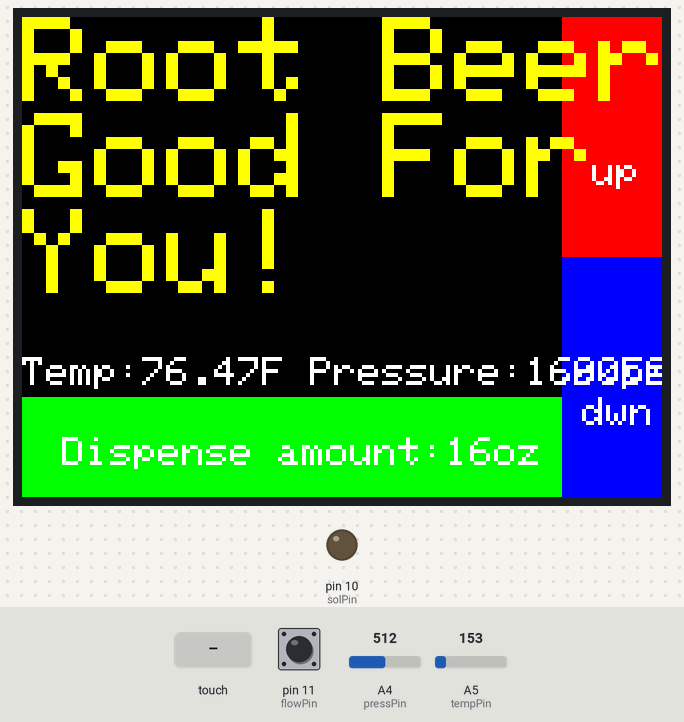
Simulated run of this sketch. Board: Arduino Nano, built with avr-gcc and run on an emulated ATmega328P. On the bench: 320×240 colour display, output pins drawn as LEDs (lit = HIGH). The inputs (shaded band) are chosen by the test bench; at power-on: pin 11 (flowPin) HIGH, A4 (pressPin) = 512, A5 (tempPin) = 153.

Above: at 0.5 s.
At 1.8 s:
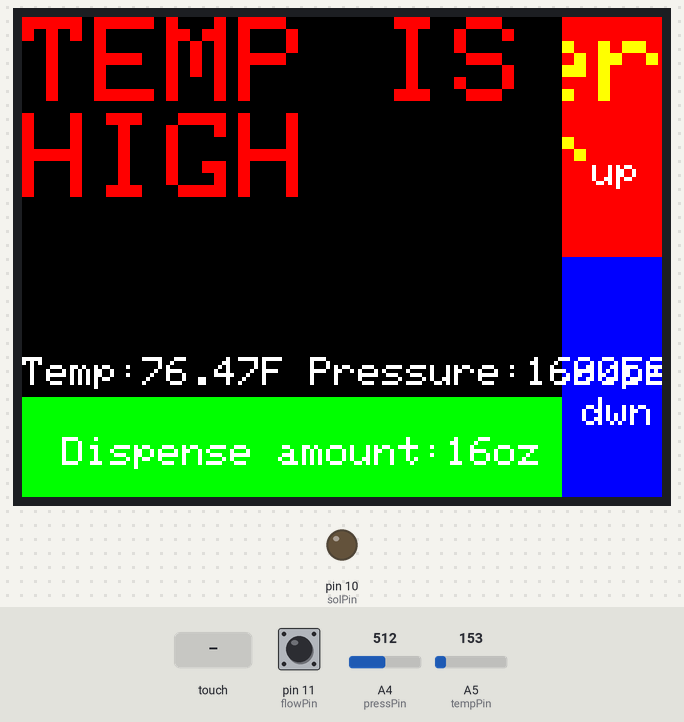
1.9 s: touch panel pressed at 87 % / 30 % of its raw x / y range
At 2.6 s:
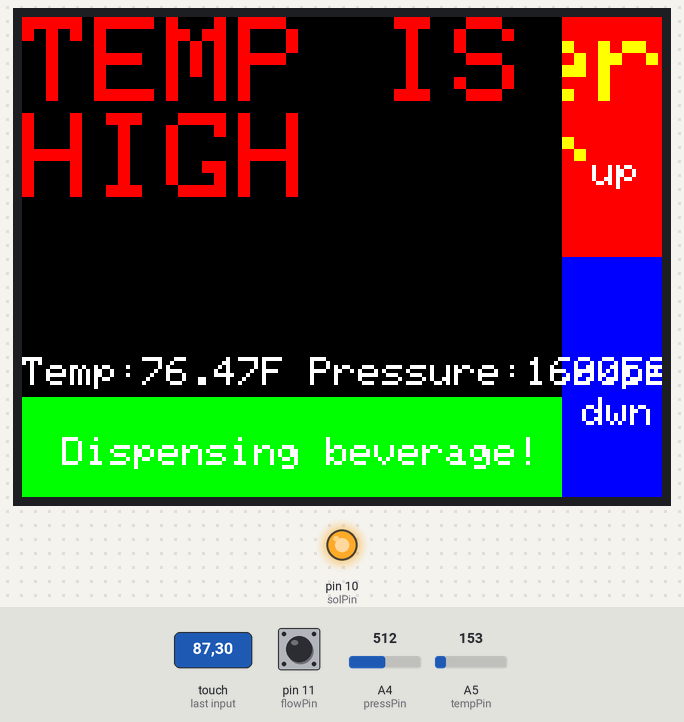
Timing chart, 0 to 4.9 s (numbered marks = the images above; inputs shaded):
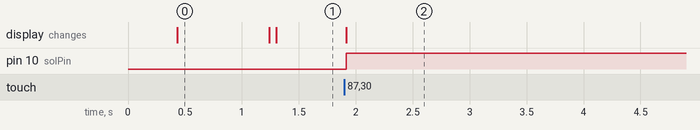

Measured:
- after the input at 1.9 s, pin 10 (solPin): LOW → HIGH at once; the display: changes at once (image 2)
- what the display in image 0 shows lasts 0.8 s, from 0.4 s to 1.2 s

The sketch:

SmartrKeg.ino
```cpp
//Name: David Zhu
//SID: 861236820
#include <Adafruit_GFX.h>    // Core graphics library
#include <Adafruit_TFTLCD.h> // Hardware-specific library
#include <TouchScreen.h>

#if defined(__SAM3X8E__)
    #undef __FlashStringHelper::F(string_literal)
    #define F(string_literal) string_literal
#endif

//pins used for touchscreen
#define YP A3
#define XM A2
#define YM 9
#define XP 8

#define TS_MINX 150
#define TS_MINY 120
#define TS_MAXX 920
#define TS_MAXY 940

TouchScreen ts = TouchScreen(XP, YP, XM, YM, 300);

//pins used for display
#define LCD_CS A3
#define LCD_CD A2
#define LCD_WR A1
#define LCD_RD A0
#define LCD_RESET A6

//Commonly used colors
#define BLACK   0x0000
#define BLUE    0x001F
#define RED     0xF800
#define GREEN   0x07E0
#define CYAN    0x07FF
#define MAGENTA 0xF81F
#define YELLOW  0xFFE0
#define WHITE   0xFFFF


Adafruit_TFTLCD tft(LCD_CS, LCD_CD, LCD_WR, LCD_RD, LCD_RESET);

#define BOXSIZE 40
#define PENRADIUS 3

#define tempPin  A5
#define pressPin A4
#define solPin   10
#define flowPin  11

int dispenseAmount = 16; //amount to dispense
int buttonPress = 0; //detects if "dispense" button has been pressed
float temp = 70.0; //temperature within the keg
float pres = 0.0; //pressure within the keg
char description[100] = "Root Beer IsGood For    You!";

//Library code for the flow meter
volatile uint16_t pulses = 0;
 // track the state of the pulse pin
volatile uint8_t lastflowpinstate;
// you can try to keep time of how long it is between pulses
volatile uint32_t lastflowratetimer = 0;
// and use that to calculate a flow rate
volatile float flowrate;
// Interrupt is called once a millisecond, looks for any pulses from the sensor!

SIGNAL(TIMER0_COMPA_vect) {
   uint8_t x = digitalRead(flowPin);
   if (x == lastflowpinstate) {
     lastflowratetimer++;
     return; // nothing changed!
   }
   if (x == HIGH) {
     //low to high transition!
     pulses++;
   }
   lastflowpinstate = x;
   flowrate = 1000.0;
   flowrate /= lastflowratetimer;  // in hertz
   lastflowratetimer = 0;
}

void useInterrupt(boolean v) {
  if (v) {
    // Timer0 is already used for millis() - we'll just interrupt somewhere
    // in the middle and call the "Compare A" function above
    OCR0A = 0xAF;
    TIMSK0 |= _BV(OCIE0A);
  } else {
    // do not call the interrupt function COMPA anymore
    TIMSK0 &= ~_BV(OCIE0A);
  }
}

//Refreshes the "dispense" button area
void refreshDispense()
{
    tft.fillRect(0, tft.height()-50, tft.width()-50, 50, GREEN);
    tft.setTextColor(WHITE);
    tft.setTextSize(2);
    tft.setCursor(tft.width()/2-140, tft.height()-30);
    tft.print("Dispense amount:");
    tft.print(dispenseAmount);
    tft.print("oz");
}

//Overwrites the description area with a low pressure error
void refreshPressErr()
{
    tft.fillRect(0, 0, tft.width()-50, tft.height()-70, BLACK);
    tft.setCursor(0, 0);
    tft.setTextSize(6);
    tft.setTextColor(RED);
    tft.print("PRESSURE IS \nLOW    ");
}

//Overwrites the description area with a high temperature error
void refreshTempErr()
{
    tft.fillRect(0, 0, tft.width()-50, tft.height()-70, BLACK);
    tft.setCursor(0, 0);
    tft.setTextSize(6);
    tft.setTextColor(RED);
    tft.print("TEMP IS \nHIGH    ");
}

//Overwrites the description area with a high temperature and low pressure error
void refreshAllErr()
{
    tft.fillRect(0, 0, tft.width()-50, tft.height()-70, BLACK);
    tft.setCursor(0, 0);
    tft.setTextSize(6);
    tft.setTextColor(RED);
    tft.print(" EVERYTHING\nIS\nWRONG    ");
}

//Refreshes the area that displays the current temperature and pressure
void refreshPress()
{
    tft.fillRect(0, tft.height()-70, tft.width()-50, 20, BLACK);
    tft.setCursor(0, tft.height()-70);
    tft.setTextSize(2);
    tft.setTextColor(WHITE);
    tft.print("Temp:");
    tft.print(temp);
    tft.print("F Pressure:");
    tft.print(pres);
    tft.print("psi");
}

char line1 = 0;
char line2 = 0;
char line3 = 0;
char line4 = 0;
char line5 = 0;
//Refreshes the description area
void refreshDescr()
{
    tft.fillRect(0, 0, tft.width()-50, tft.height()-70, BLACK);
    tft.setCursor(0, 0);
    tft.setTextSize(6);
    tft.setTextColor(YELLOW);
    for(line1 = 0; line1 < 12; line1++)
      tft.print(description[line1]);
    tft.print("\n");
    for(line2 = line1; line2 < 24; line2++)
      tft.print(description[line2]);
    tft.print("\n");
    for(line3 = line2; line3 < 36; line3++)
      tft.print(description[line3]);
    tft.print("\n");
    for(line4 = line3; line4 < 48; line4++)
      tft.print(description[line4]);
    tft.print("\n");
    for(line5 = line4; line5 < 60; line5++)
      tft.print(description[line5]);
}

void refreshDescrN()
{
    tft.fillRect(0, 0, tft.width()-50, tft.height()-70, BLACK);
    tft.setTextSize(6);
    tft.setTextColor(YELLOW);
    tft.print(description);
}

//Places buttons on the screen for increasing/decreasing output volume
void refreshInitial()
{
    //Puts colors for buttons
    tft.fillRect(tft.width()-50, 0, 50, tft.height()/2, RED);
    tft.fillRect(tft.width()-50, tft.height()/2, 50, tft.height()/2, BLUE);

    //Puts text for buttons
    tft.setTextColor(WHITE);
    tft.setTextSize(2);
    tft.setTextWrap(false);
    tft.setCursor(tft.width()-35, 70);
    tft.print("up");
    tft.setCursor(tft.width()-40, 70+tft.height()/2);
    tft.print("dwn");
    refreshDispense();
    refreshDescr();
    refreshPress();
}

void setup(void) {

  Serial.begin(9600);
  pinMode(solPin, OUTPUT);
  pinMode(flowPin, INPUT);
  digitalWrite(flowPin, HIGH);
  lastflowpinstate = digitalRead(flowPin);
  useInterrupt(true);

  tft.reset();
  uint16_t identifier = tft.readID();
  tft.begin(identifier);
  tft.setRotation(3);

  //Color in buttons for UI
  tft.fillScreen(BLACK);
  tft.fillRect(tft.width()-50, 0, 50, tft.height()/2, RED);
  tft.fillRect(tft.width()-50, tft.height()/2, 50, tft.height()/2, BLUE);

  //Puts text for buttons
  tft.setTextColor(WHITE);
  tft.setTextSize(2);
  tft.setTextWrap(false);
  tft.setCursor(tft.width()-35, 70);
  tft.print("up");
  tft.setCursor(tft.width()-40, 70+tft.height()/2);
  tft.print("dwn");
  refreshDispense();
  tft.setCursor(0,0);
  refreshDescr();
  refreshPress();


  delay(100);
  float presV = analogRead(pressPin);
  presV *= 5.0;
  presV /= 1024.0;
  pres = (presV-.24)*75.0;
  float tempRead = analogRead(tempPin);
  float tempV = tempRead * 5.0;
  tempV /= 1024.0;
  temp = ((tempV-0.5) * 100) * (9.0/5.0) + 32.0;
  refreshPress();
}

#define MINPRESSURE 40
#define MAXPRESSURE 1000

int tempCount = 0;
char input;
bool descrOn = true;
void loop()
{
  while(Serial.available()>0)
  {
    delay(100);
    memset(description, 0, sizeof(description));
    input = char(Serial.read());
   // while(input != '!')
    for(int counterIn = 0; counterIn < 60; counterIn++)
    {
      description[counterIn] = input;
      input = char(Serial.read());
    }
    Serial.print(description);
      //tft.print(description[i]);
    refreshDescr();

    if(Serial.available() <= 0)
    {
       delay(300);
      // description = "I CLOSED";
      // refreshDescr();
    }
  }

//  Serial.print("Freq: "); Serial.println(flowrate);
 // Serial.print("Pulses: "); Serial.println(pulses, DEC);
  float ounces = pulses;
  ounces /= 7.5;
  ounces /= 60.0;
  ounces *= 33.814;
 // Serial.print(ounces); Serial.println(" ounces");

  digitalWrite(13, HIGH);
  TSPoint p = ts.getPoint();
  digitalWrite(13, LOW);

  pinMode(XM, OUTPUT);
  pinMode(YP, OUTPUT);

  if(tempCount >= 3000)
  {
    float presV = analogRead(pressPin);
    presV *= 5.0;
    presV /= 1024.0;
    pres = (presV-.24)*75.0;
    float tempRead = analogRead(tempPin);
    float tempV = tempRead * 5.0;
    tempV /= 1024.0;
    temp = ((tempV-0.5) * 100) * (9.0/5.0) + 32.0;
    //If statements to alert user of temperature or pressure errors
    if(temp > 76 && pres < 0)
    {
        refreshAllErr();
        descrOn = false;
    }
    else if(temp > 76)
    {
        refreshTempErr();
        descrOn = false;
    }
    else if(pres < 0)
    {
        refreshPressErr();
        descrOn = false;
    }
    else if(!descrOn)
    {
        refreshDescr();
        descrOn = true;
    }
    refreshPress();
    tempCount = 0;
  }
  else
    tempCount++;
  //If the touchscreen is touched with enough pressure
  if (p.z > MINPRESSURE && p.z < MAXPRESSURE)
  {
    p.x = map(p.x, TS_MAXX, TS_MINX, tft.height(), 0);
    p.y = map(p.y, TS_MINY, TS_MAXY, tft.width(), 0);
    //Dispense more button is pushed
    if (p.y > tft.width()-50  && p.x < tft.height()/2)
    {
    //  Serial.println("Dispense More!");
      if(dispenseAmount < 32)
      {
        dispenseAmount++;
        refreshDispense();
      }
      delay(100);
    }
    //Dispense less button is pushed
    if (p.y > tft.width()-50 && p.x > tft.height()/2)
    {
     // Serial.println("Dispense Less!");
      if(dispenseAmount > 1)
      {
        dispenseAmount--;
        refreshDispense();
      }
      delay(100);
    }
    //Dispense button is pushed
    if(p.y < tft.width()-50 && p.x > tft.height()-50 && buttonPress == 0)
    {
     // Serial.println("Dispense!!!");
      tft.fillRect(0, tft.height()-50, tft.width()-50, 50, GREEN);
      tft.setTextColor(WHITE);
      tft.setTextSize(2);
      tft.setCursor(tft.width()/2-140, tft.height()-30);
      tft.print("Dispensing beverage!");
      digitalWrite(solPin, HIGH); //Turns solenoid ON
      while(ounces <= dispenseAmount)
      {
      //  Serial.print("Freq: "); Serial.println(flowrate);
       // Serial.print("Pulses: "); Serial.println(pulses, DEC);
        float ounces = pulses;
        ounces /= 7.5;
        ounces /= 60.0;
        ounces *= 33.814;
      //  Serial.print(ounces); Serial.print(" ounces"); Serial.print(dispenseAmount); Serial.println(" should be this");
        if(ounces > dispenseAmount)
        {
          digitalWrite(solPin, LOW);//Turns solenoid OFF
          break;
        }
      }
      delay(3000); //3 second delay after turning solenoid off before resetting values in case of drippage
      dispenseAmount = 16;
      pulses = 0;
      ounces = 0;
      refreshDispense();
    }

    /*
    Serial.print("("); Serial.print(p.x);
    Serial.print(", "); Serial.print(p.y);
    Serial.println(")");
    */
    delay(100);
  }
}
```
